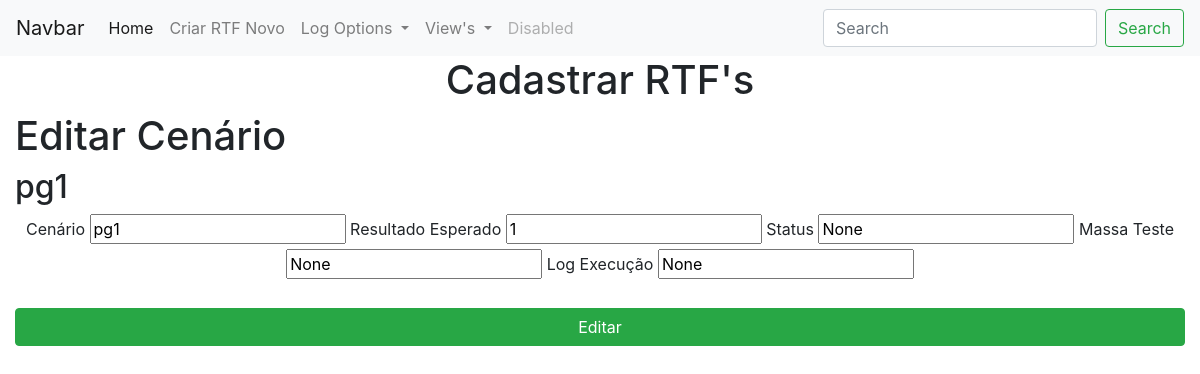
Before: /edit_cenario/1/1/1 with the older database file.
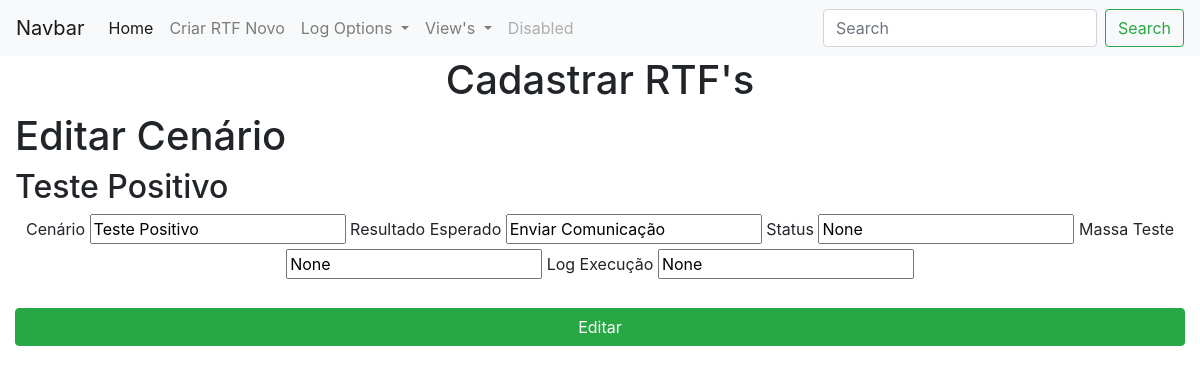
After: the same page with the newer database file.
### app.py (models this page shows, shortened)
class Cenarios(db.Model):
    id_cenario = db.Column("id_cenario", db.Integer, primary_key=True, autoincrement=True)
    id_rtf = db.Column(db.Integer, db.ForeignKey('rt_fs.id'))  # o db por alguma razão chamou RTFs de rt_fs
    pagina = db.Column(db.Integer)
    linha = db.Column(db.Integer)
    cenario = db.Column(db.String(250))
    resultado_esperado = db.Column(db.String(250))
    status = db.Column(db.Integer)
    massa_teste = db.Column(db.String(250))
    log_execucao = db.Column(db.String(10000))

### app.py (the view, shortened to what this page needs)
@app.route("/edit_cenario/<int:id_rtf>/<int:pagina>/<int:linha>", methods=["GET", "POST"])
def edit_cenario(id_rtf, pagina, linha):
    cenario = Cenarios.query.filter_by(id_rtf=id_rtf, pagina=pagina, linha=linha).first()
    return render_template("editar_cenario.html", cenario=cenario)

### templates/editar_cenario.html (shortened to what this page needs)
{% extends "base.html" %}
{% block content %}
<h1>Editar Cenário</h1>
<h2>{{ cenario.cenario }}</h2>
<form action="{{url_for('edit_cenario', id_rtf=cenario.id_rtf, pagina=cenario.pagina, linha=cenario.linha)}}" method="POST">
    <div style="text-align:center">
        <label for="cenario">Cenário</label>
        <input type="text" name="cenario" id="cenario" value="{{ cenario.cenario }}">
        <label for="resultado_esperado">Resultado Esperado</label>
        <input type="text" name="resultado_esperado" id="resultado_esperado" value="{{ cenario.resultado_esperado }}">
        <label for="status">Status</label>
        <input type="text" name="status" id="status" value="{{ cenario.status }}">
        <label for="massa_teste">Massa Teste</label>
        <input type="text" name="massa_teste" id="massa_teste" value="{{ cenario.massa_teste }}">
        <label for="log_execucao">Log Execução</label>
        <input type="text" name="log_execucao" id="log_execucao" value="{{ cenario.log_execucao }}">
    </div>
    <br>
    <div>
        <button type="submit" class="btn btn-block btn-success">Editar</button>
    </div>
</form>
{% endblock %}

Changed rows visible on the page:
changed Cenarios "None": cenario "pg1" → "Teste Positivo"; resultado_esperado "1" → "Enviar Comunicação"
